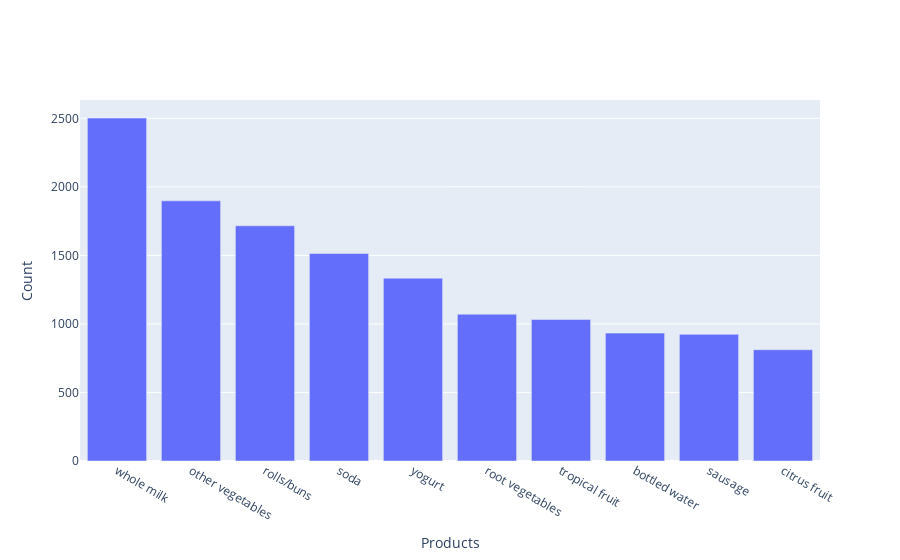

The code cell stored with this chart in its notebook:
### Code cell
x = df['itemDescription'].value_counts()
x = x.sort_values(ascending = False) 
x = x[:10]

ditribution_plot(x=x.index, y=x.values, yaxis="Count", xaxis="Products")

### Figure 1 — Plotly figure (JSON) as saved in the notebook; plotly's stock layout.template omitted (floating-point values rounded to 4 significant figures)
{"data": [{"type": "bar", "x": ["whole milk", "other vegetables", "rolls/buns", "soda", "yogurt", "root vegetables", "tropical fruit", "bottled water", "sausage", "citrus fruit"], "y": [2502, 1898, 1716, 1514, 1334, 1071, 1032, 933, 924, 812]}], "layout": {"xaxis": {"title": {"text": "Products"}}, "yaxis": {"title": {"text": "Count"}}}}
